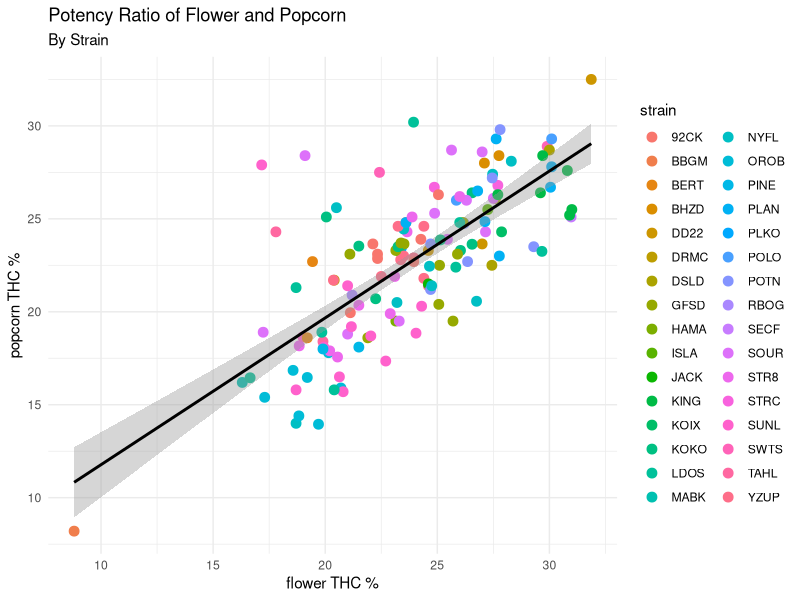
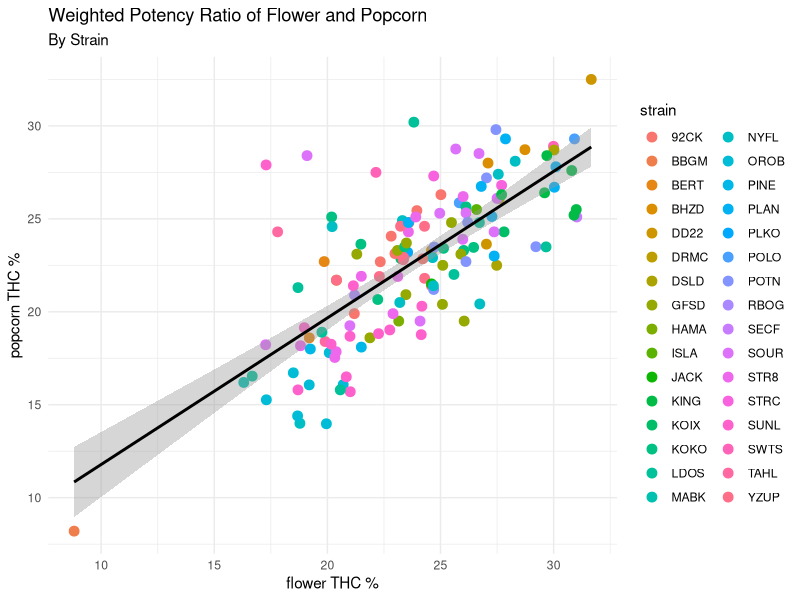
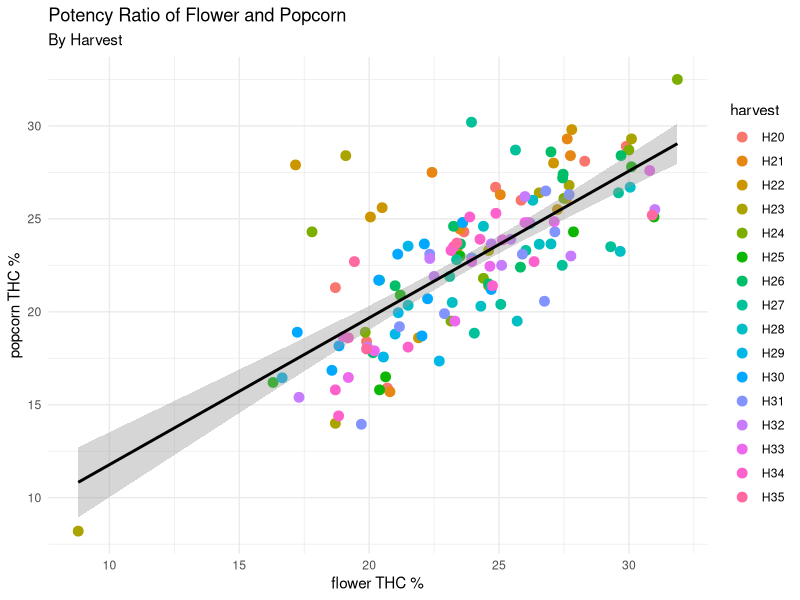
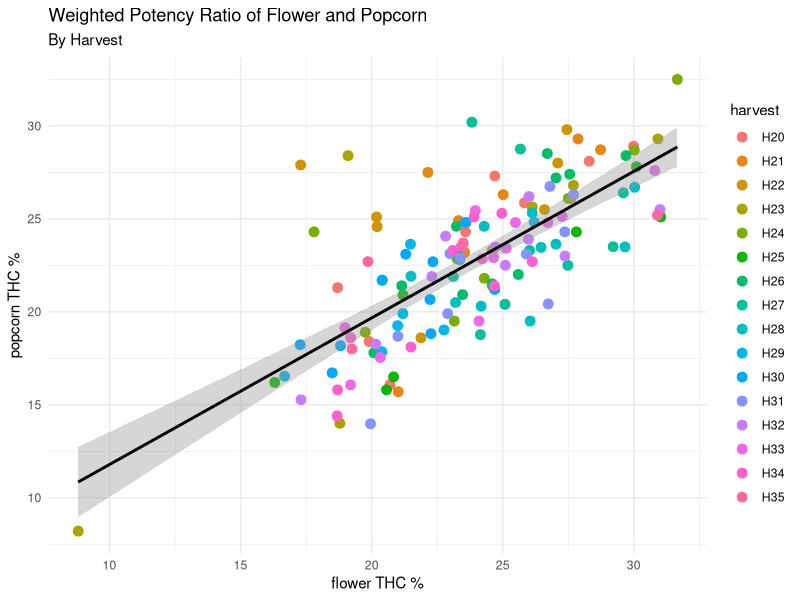

Source code (R) for these figures, in order:
library(ggplot2)
library(dplyr)
library(tidyr)
library(readxl)
library(RColorBrewer)
library(plyr)

data <- read_xlsx("popvsflower.xlsx", sheet = 1)
data$flower <- data$flower * 100
data$popcorn <- data$popcorn * 100

data_weighted <- read_xlsx("popvsflower_weighted.xlsx", sheet = 1)
data_weighted$flower <- data_weighted$flower * 100
data_weighted$popcorn <- data_weighted$popcorn * 100

#before weights

gg <- ggplot(data, aes(x=flower, y=popcorn)) + 
  geom_point(aes(col=strain), size=3) + 
  geom_smooth(method="lm", col="black", size=1) +
  theme_minimal() + 
  labs(title="Potency Ratio of Flower and Popcorn", subtitle="By Strain", 
       y="popcorn THC %", x="flower THC %") 

hh <- ggplot(data, aes(x=flower, y=popcorn)) + 
  geom_point(aes(col=harvest), size=3) + 
  geom_smooth(method="lm", col="black", size=1) +
  theme_minimal() + 
  labs(title="Potency Ratio of Flower and Popcorn", subtitle="By Harvest", 
       y="popcorn THC %", x="flower THC %")

#after weights

ggw <- ggplot(data_weighted, aes(x=flower, y=popcorn)) + 
  geom_point(aes(col=strain), size=3) + 
  geom_smooth(method="lm", col="black", size=1) +
  theme_minimal() + 
  labs(title="Weighted Potency Ratio of Flower and Popcorn", subtitle="By Strain", 
       y="popcorn THC %", x="flower THC %")


hhw <- ggplot(data_weighted, aes(x=flower, y=popcorn)) + 
  geom_point(aes(col=harvest), size=3) + 
  geom_smooth(method="lm", col="black", size=1) +
  theme_minimal() + 
  labs(title="Weighted Potency Ratio of Flower and Popcorn", subtitle="By Harvest", 
       y="popcorn THC %", x="flower THC %")
